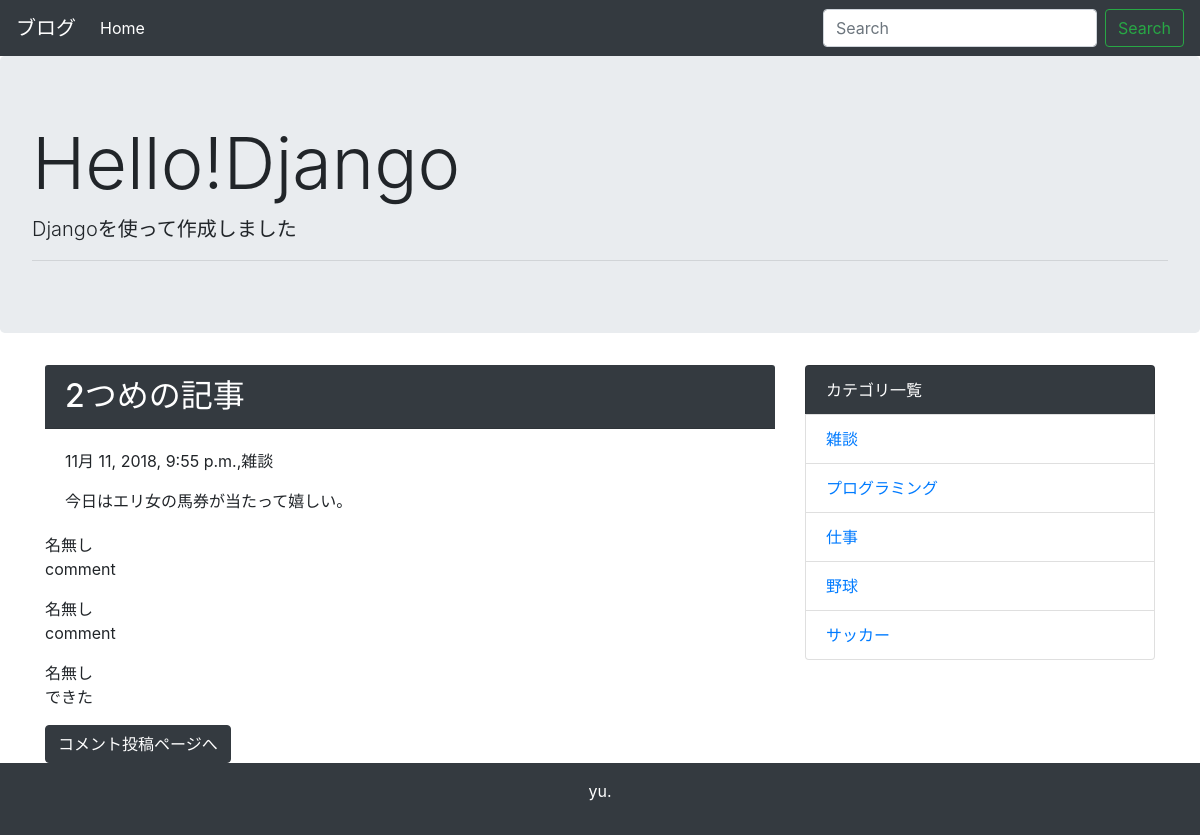
The page /detail/2/ on the database its author committed.
### blog/models.py (models this page shows, shortened)
class Post(models.Model):
    title = models.CharField('タイトル',max_length=255)
    text = models.TextField('本文')
    created_at = models.DateTimeField('作成日',default=timezone.now)
    category = models.ForeignKey(Category,verbose_name='カテゴリ',on_delete=models.PROTECT)

class Category(models.Model):
    name = models.CharField('カテゴリ名',max_length=255)
    created_at = models.DateTimeField('作成日',default=timezone.now)
    def __str__(self):
        return self.name

class Comment(models.Model):
    name = models.CharField('名前',max_length=30,default='名無し')
    text = models.TextField('本文')
    post = models.ForeignKey(Post,verbose_name='紐づく記事',on_delete=models.PROTECT)
    created_at = models.DateTimeField('作成日',default=timezone.now)

### blog/views.py (the view)
# urls.py: path('detail/<int:pk>/',views.DetailView.as_view(),name='detail'),
class DetailView(generic.DetailView):
    model = Post

### blog/context_processors.py (called while the page is built)
def common(request):
    context = {
        'category_list':Category.objects.all(),
    }
    return context

### blog/templates/blog/post_detail.html
{% extends 'blog/base.html' %}
{% block content %}
<div class="card　mb-3">
    <h2 class="card-header bg-dark text-white">{{ post.title }}</h2>
        <div class="card-body">
            <p>{{ post.created_at }},{{ post.category }}</p>
            {{ post.text | linebreaksbr | urlize }}
        </div>
</div>
{% for comment in post.comment_set.all %}
    <p>
        {{ comment.name }}<br>
        {{ comment.text | linebreaksbr }}
    </p>
{% endfor %}
<a class="btn btn-dark" href="{% url 'blog:comment' post.pk %}">コメント投稿ページへ</a>
{% endblock %}

### blog/templates/blog/base.html (shortened to what this page needs)
<!doctype html>
<html lang="ja">
  <head>
    <link rel="stylesheet" href="https://maxcdn.bootstrapcdn.com/bootstrap/4.0.0-beta.2/css/bootstrap.min.css">
  </head>
  <body>
      <nav class="navbar navbar-expand-lg navbar-dark bg-dark">
          <a class="navbar-brand" href="#">ブログ</a>
          <div class="collapse navbar-collapse" id="navbarSupportedContent">
            <ul class="navbar-nav mr-auto">
              <li class="nav-item active">
                <a class="nav-link" href="{% url 'blog:index'%}">Home </span></a>
              </li>
            </ul>
            <form class="form-inline my-2 my-lg-0" method="GET" action="{% url 'blog:index' %}">
              <input class="form-control mr-sm-2" type="text" placeholder="Search" aria-label="Search" name="keyword">
              <button class="btn btn-outline-success my-2 my-sm-0" type="submit">Search</button>
            </form>
          </div>
        </nav>
        <div class="jumbotron">
            <h1 class="display-3">Hello!Django</h1>
            <p class="lead">Djangoを使って作成しました</p>
            <hr class="my-2">
          </div>
    <div class="container">
      <div class="row">
        <div class="col-md-8">
      {% block content %}
      {% endblock %}
        </div>
        <div class="col-md-4">
            <ul class="list-group">
              <li class="list-group-item bg-dark text-white">カテゴリ一覧</li>
              {% for category in category_list %}
              <li class="list-group-item"><a href="{% url 'blog:category' category.pk %}">{{ category }}</a></li>
              {% endfor %}
            </ul>
        </div>
      </div>
    </div>
    <footer class="bg-dark text-white text-center py-3">
      <p>yu.</p>
    </footer>
  </body>
</html>

### rows shown on the page
Post: title "2つめの記事", created_at "11月 11, 2018, 9:55 p.m.", category "雑談", text "今日はエリ女の馬券が当たって嬉しい。"
Comment: name "名無し", text "comment"
Comment: name "名無し", text "comment"
Comment: name "名無し", text "できた"
Category: name "雑談"
Category: name "プログラミング"
Category: name "仕事"
Category: name "野球"
Category: name "サッカー"
